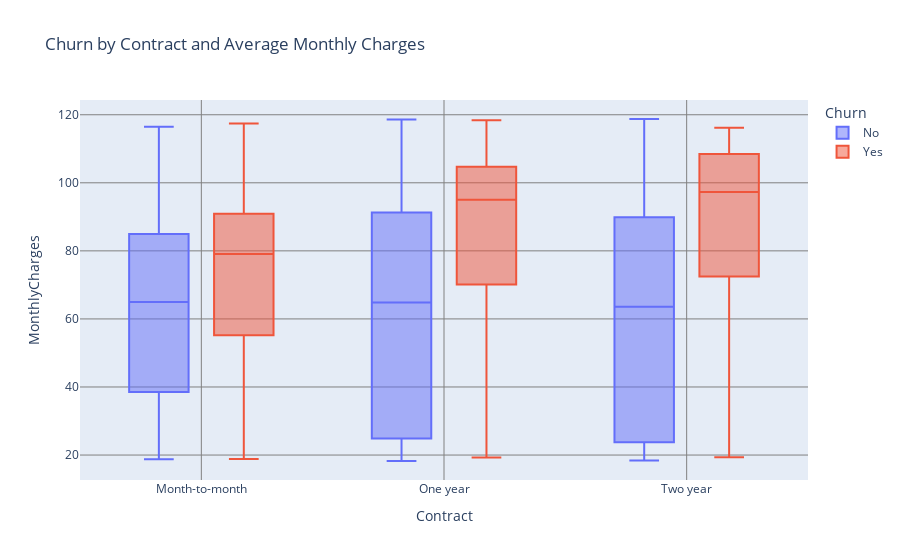

The cell this chart's notebook holds for it:
### Markdown cell above
## Observations
- Based on these visualizations it is clear that customers who are on a month-to-month contract and pay between $20-$30 a month churn at rates far lower to customers who are month-to month and pay $70-$100.
- This is great insight since it can help Telco focus intervention methods on customers who are month-to-month paying between $70-$100.
- Amount paid per month seems to be a big indicator in identifying customer churn.

### Code cell
#print(lunch['math score'].mean())
grouped_month_to_month = month_to_month.groupby('Contract')
mean_by_churn = grouped_month_to_month['MonthlyCharges'].mean()
print(mean_by_churn)#display mean score of both groups

fig = px.box(month_to_month, x='Contract',y='MonthlyCharges', color='Churn', title= 'Churn by Contract and Average Monthly Charges')#Use boxplot to visualize IQR, Median, Outliers and Range.
# Add grid lines to the x and y axes
fig.update_layout(
    xaxis=dict(showgrid=True, gridcolor='gray'),  # X-axis grid
    yaxis=dict(showgrid=True, gridcolor='gray')   # Y-axis grid
)

fig.show()

### Figure 1 — Plotly figure (JSON) as saved in the notebook; plotly's stock layout.template omitted (floating-point values rounded to 4 significant figures; data arrays with more than 128 entries replaced by an {"elided": "..."} marker saying what was removed)
{"data": [{"alignmentgroup": "True", "hovertemplate": "Churn=No<br>Contract=%{x}<br>MonthlyCharges=%{y}<extra></extra>", "legendgroup": "No", "marker": {"color": "#636efa"}, "name": "No", "notched": false, "offsetgroup": "No", "orientation": "v", "showlegend": true, "type": "box", "x": {"elided": "5163 str values"}, "x0": " ", "xaxis": "x", "y": {"elided": "5163 float values"}, "y0": " ", "yaxis": "y"}, {"alignmentgroup": "True", "hovertemplate": "Churn=Yes<br>Contract=%{x}<br>MonthlyCharges=%{y}<extra></extra>", "legendgroup": "Yes", "marker": {"color": "#EF553B"}, "name": "Yes", "notched": false, "offsetgroup": "Yes", "orientation": "v", "showlegend": true, "type": "box", "x": {"elided": "1869 str values"}, "x0": " ", "xaxis": "x", "y": {"elided": "1869 float values"}, "y0": " ", "yaxis": "y"}], "layout": {"boxmode": "group", "legend": {"title": {"text": "Churn"}, "tracegroupgap": 0}, "title": {"text": "Churn by Contract and Average Monthly Charges"}, "xaxis": {"anchor": "y", "domain": [0, 1], "gridcolor": "gray", "showgrid": true, "title": {"text": "Contract"}}, "yaxis": {"anchor": "x", "domain": [0, 1], "gridcolor": "gray", "showgrid": true, "title": {"text": "MonthlyCharges"}}}}
